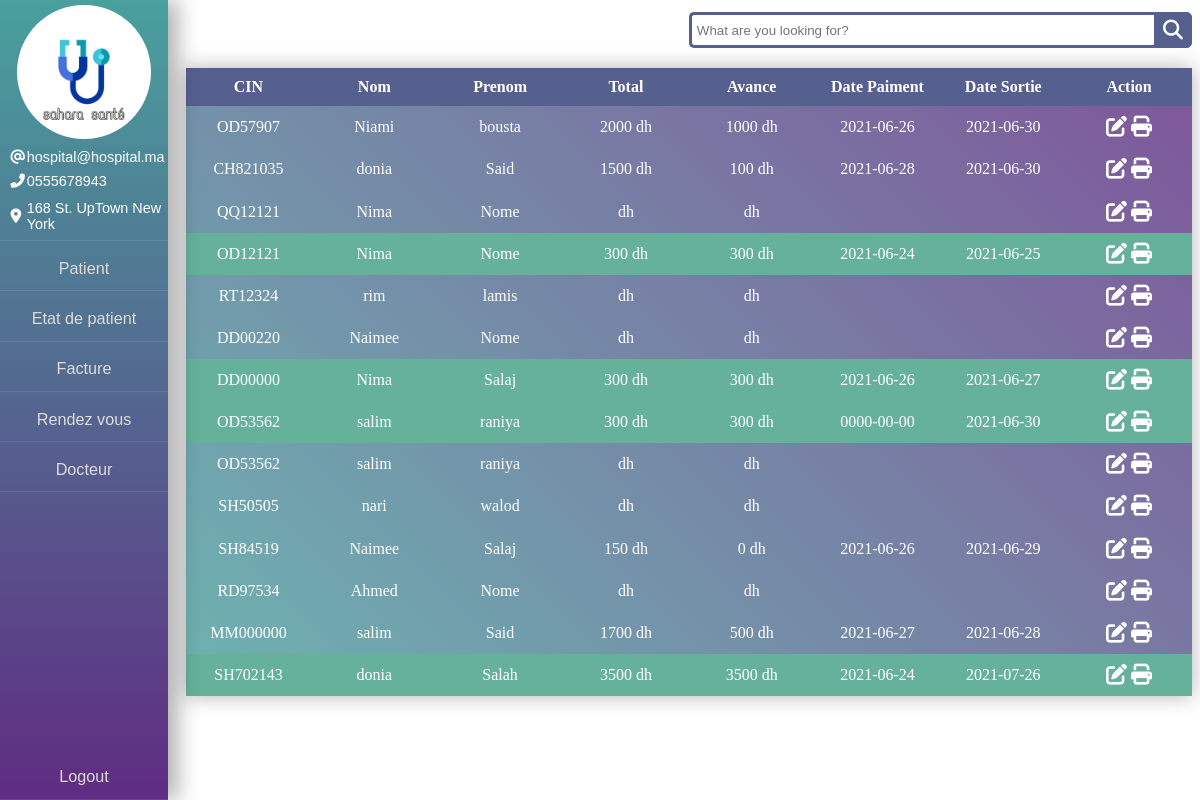
/src/pages/facture.php (signed in), run on an earlier commit of the app's database.
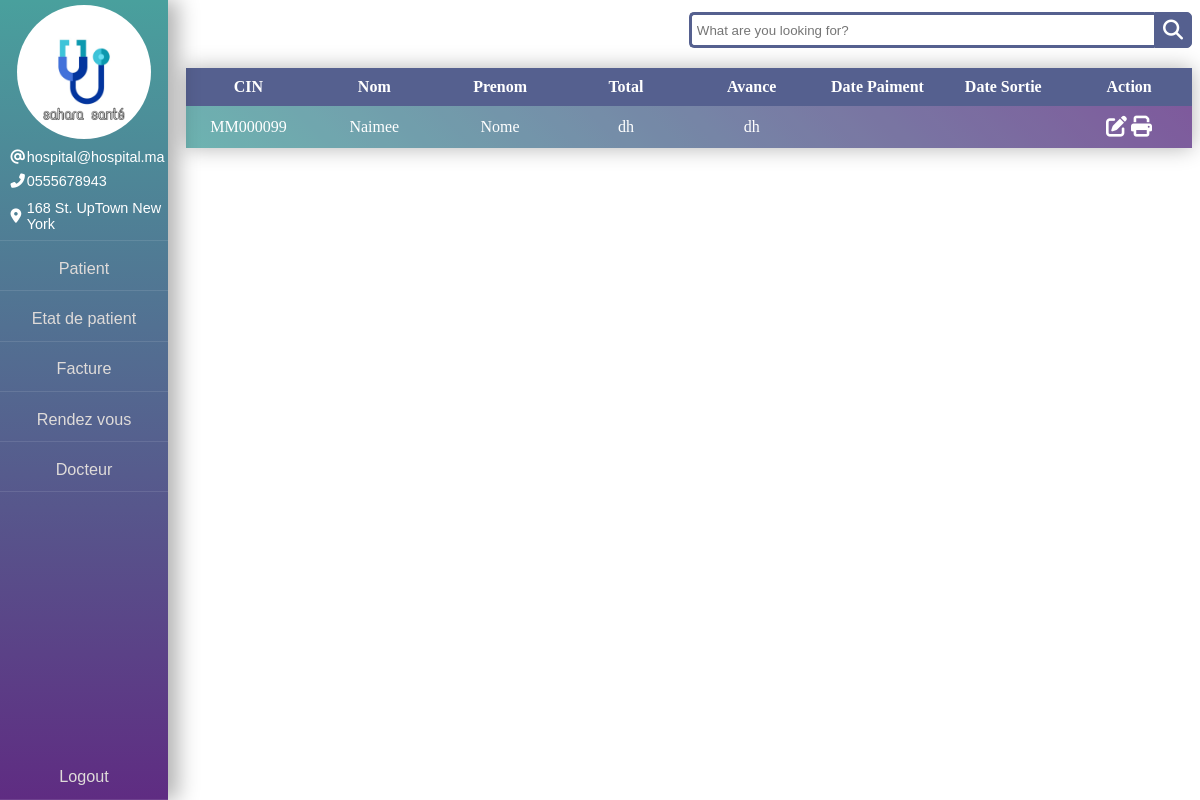
And on a later commit of the database.
### tables this page shows
CREATE TABLE `facture` (
  `id_F` int(11) NOT NULL,
  `cin_P` varchar(20) NOT NULL,
  `total` int(11) DEFAULT NULL,
  `avance` int(11) DEFAULT NULL,
  `date_paiment` date DEFAULT NULL,
  `date_sortie` date DEFAULT NULL
);

CREATE TABLE `patient` (
  `cin_P` varchar(20) NOT NULL,
  `nom` varchar(20) NOT NULL,
  `prenom` varchar(20) NOT NULL,
  `sex` varchar(1) DEFAULT NULL,
  `tel` int(20) NOT NULL,
  `date_entree` date DEFAULT NULL
);

### src/pages/facture.php (the view, shortened to what the changed rows need)
<!DOCTYPE html>
<html>
<head>
    <link rel="stylesheet" href="../css/Etat_&_facture.css">
</head>
<body>
        <main class="main">
            <div class="container-table" id="container-table">
                <table class="table-table" id="table-table">
                    <thead class="thead-table">
                        <tr class="tr-table-head">
                            <th class="th-table">CIN</th>
                            <th class="th-table">Nom</th>
                            <th class="th-table">Prenom</th>
                            <th class="th-table">Total</th>
                            <th class="th-table">Avance</th>
                            <th class="th-table">Date Paiment</th>
                            <th class="th-table">Date Sortie</th>
                            <th class="th-table">Action</th>
                        </tr>
                    </thead>
                    <tbody class="tbody-table">
                        <?php
                        include_once 'connect.php';
                        $sql = "SELECT id_F, f.cin_P, nom, prenom, total, avance, date_paiment, date_sortie FROM facture f, patient p WHERE p.cin_P = f.cin_P";
                        $result = $conn->query($sql);
                        if ($result->num_rows > 0) {
                            while ($row = $result->fetch_assoc()) {
                                echo '
                                <tr class="tr-table-main row_'.$row['id_F'].'"';
                                if ($row['avance'] >= $row['total'] AND $row['avance'] != NULL AND $row['total'] != NULL) {
                                    echo 'style="background-color: #409d81;"';
                                }
                                echo '>
                                    <td class="td-table">'.$row['cin_P'].'</td>
                                    <td class="td-table">'.$row['nom'].'</td>
                                    <td class="td-table">'.$row['prenom'].'</td>
                                    <td class="td-table">'.$row['total'].' dh</td>
                                    <td class="td-table">'.$row['avance'].' dh</td>
                                    <td class="td-table">'.$row['date_paiment'].'</td>
                                    <td class="td-table">'.$row['date_sortie'].'</td>
                                    <td class="td-table">
                                        <a href="#"  onclick="showinput('."'row_".$row['id_F']."'".')"><i class="fas fa-edit"></i></a>
                                        <a href="print_facture.php?cin_P='.$row['cin_P'].'"><i class="fas fa-print" style="font-width: 600 !important"></i></a>
                                    </td>
                                </tr>
                                <tr class="tr-table hide hide_row_'.$row['id_F'].'">
                                                        <input type="hidden" name="id_F" value="'.$row['id_F'].'" />
                                                        <td class="td-table">'.$row['cin_P'].'</td>
                                                        <td class="td-table">'.$row['nom'].'</td>
                                                        <td class="td-table">'.$row['prenom'].'</td>
                                                        <td class="td-table"><input type="number" name="total" value="'.$row['total'].'" min="0"></td>
                                                        <td class="td-table"><input type="number" name="avance" value="'.$row['avance'].'" min="0"></td>
                                                        <td class="td-table"><input type="date" name="date_paiment" value="'.$row['date_paiment'].'" require></td>
                                                        <td class="td-table"><input type="date" name="date_sortie" value="'.$row['date_sortie'].'" require></td>
                                                        <input type="submit" id="'.$row['id_F'].'" value="Enregistre" name="enregistre_patien">
                                                        <i class="fas fa-times-circle" onclick="deleteinput('."'row_".$row['id_F']."'".')"></i>
                                    </tr>
                            ';
                            }
                        } else {
                            echo "<tr class='tr-table'>
                                        <td class='td-table' colspan='8'>0 results</td>
                                </tr>";
                        }
                    ?>
                    </tbody>
                </table>
            </div>
        </main>
</body>
</html>

What changed in the data, as far as the page shows it:
removed facture: cin_P "OD57907", cin_P.nom "Niami", cin_P.prenom "bousta", total "2000", avance "1000", date_paiment "2021-06-26", date_sortie "2021-06-30"
removed facture: cin_P "CH821035", cin_P.nom "donia", cin_P.prenom "Said", total "1500", avance "100", date_paiment "2021-06-28", date_sortie "2021-06-30"
removed facture: cin_P "QQ12121", cin_P.nom "Nima", cin_P.prenom "Nome"
removed facture: cin_P "OD12121", cin_P.nom "Nima", cin_P.prenom "Nome", total "300", avance "300", date_paiment "2021-06-24", date_sortie "2021-06-25"
removed facture: cin_P "RT12324", cin_P.nom "rim", cin_P.prenom "lamis"
removed facture: cin_P "DD00220", cin_P.nom "Naimee", cin_P.prenom "Nome"
removed facture: cin_P "DD00000", cin_P.nom "Nima", cin_P.prenom "Salaj", total "300", avance "300", date_paiment "2021-06-26", date_sortie "2021-06-27"
removed facture: cin_P "OD53562", cin_P.nom "salim", cin_P.prenom "raniya", total "300", avance "300", date_paiment "0000-00-00", date_sortie "2021-06-30"
removed facture: cin_P "OD53562", cin_P.nom "salim", cin_P.prenom "raniya"
removed facture: cin_P "SH50505", cin_P.nom "nari", cin_P.prenom "walod"
removed facture: cin_P "SH84519", cin_P.nom "Naimee", cin_P.prenom "Salaj", total "150", avance "0", date_paiment "2021-06-26", date_sortie "2021-06-29"
removed facture: cin_P "RD97534", cin_P.nom "Ahmed", cin_P.prenom "Nome"
removed facture: cin_P "MM000000", cin_P.nom "salim", cin_P.prenom "Said", total "1700", avance "500", date_paiment "2021-06-27", date_sortie "2021-06-28"
removed facture: cin_P "SH702143", cin_P.nom "donia", cin_P.prenom "Salah", total "3500", avance "3500", date_paiment "2021-06-24", date_sortie "2021-07-26"
added facture: cin_P "MM000099", cin_P.nom "Naimee", cin_P.prenom "Nome"
